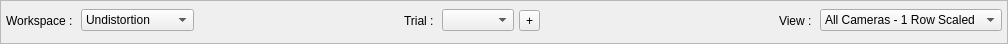
<?xml version="1.0" encoding="UTF-8"?>
<ui version="4.0">
 <class>WorkspaceNavigationFrame</class>
 <widget class="QFrame" name="WorkspaceNavigationFrame">
  <property name="geometry">
   <rect>
    <x>0</x>
    <y>0</y>
    <width>1008</width>
    <height>44</height>
   </rect>
  </property>
  <property name="sizePolicy">
   <sizepolicy hsizetype="Preferred" vsizetype="Maximum">
    <horstretch>0</horstretch>
    <verstretch>0</verstretch>
   </sizepolicy>
  </property>
  <property name="windowTitle">
   <string>Frame</string>
  </property>
  <property name="frameShape">
   <enum>QFrame::StyledPanel</enum>
  </property>
  <property name="frameShadow">
   <enum>QFrame::Raised</enum>
  </property>
  <layout class="QGridLayout" name="gridLayout">
   <property name="leftMargin">
    <number>5</number>
   </property>
   <property name="topMargin">
    <number>0</number>
   </property>
   <property name="rightMargin">
    <number>5</number>
   </property>
   <property name="bottomMargin">
    <number>2</number>
   </property>
   <property name="horizontalSpacing">
    <number>5</number>
   </property>
   <property name="verticalSpacing">
    <number>0</number>
   </property>
   <item row="0" column="11">
    <widget class="QLabel" name="label_2">
     <property name="sizePolicy">
      <sizepolicy hsizetype="Maximum" vsizetype="Preferred">
       <horstretch>0</horstretch>
       <verstretch>0</verstretch>
      </sizepolicy>
     </property>
     <property name="text">
      <string>View : </string>
     </property>
    </widget>
   </item>
   <item row="0" column="0">
    <widget class="QLabel" name="label">
     <property name="sizePolicy">
      <sizepolicy hsizetype="Maximum" vsizetype="Preferred">
       <horstretch>0</horstretch>
       <verstretch>0</verstretch>
      </sizepolicy>
     </property>
     <property name="text">
      <string>Workspace : </string>
     </property>
    </widget>
   </item>
   <item row="0" column="12">
    <widget class="QComboBox" name="comboBoxViewspace">
     <property name="sizePolicy">
      <sizepolicy hsizetype="Maximum" vsizetype="Fixed">
       <horstretch>0</horstretch>
       <verstretch>0</verstretch>
      </sizepolicy>
     </property>
     <property name="currentIndex">
      <number>1</number>
     </property>
     <property name="modelColumn">
      <number>0</number>
     </property>
     <item>
      <property name="text">
       <string>All Cameras - Full Height</string>
      </property>
     </item>
     <item>
      <property name="text">
       <string>All Cameras - 1 Row Scaled</string>
      </property>
     </item>
     <item>
      <property name="text">
       <string>All Cameras - 2 Row Scaled</string>
      </property>
     </item>
     <item>
      <property name="text">
       <string>All Cameras - 3 Row Scaled</string>
      </property>
     </item>
    </widget>
   </item>
   <item row="0" column="10">
    <spacer name="horizontalSpacer">
     <property name="orientation">
      <enum>Qt::Horizontal</enum>
     </property>
     <property name="sizeHint" stdset="0">
      <size>
       <width>0</width>
       <height>20</height>
      </size>
     </property>
    </spacer>
   </item>
   <item row="0" column="1">
    <widget class="QComboBox" name="comboBoxWorkspace">
     <property name="sizePolicy">
      <sizepolicy hsizetype="Maximum" vsizetype="Fixed">
       <horstretch>0</horstretch>
       <verstretch>0</verstretch>
      </sizepolicy>
     </property>
     <property name="currentIndex">
      <number>0</number>
     </property>
     <item>
      <property name="text">
       <string>Undistortion</string>
      </property>
     </item>
     <item>
      <property name="text">
       <string>Calibration</string>
      </property>
     </item>
     <item>
      <property name="text">
       <string>Marker tracking</string>
      </property>
     </item>
    </widget>
   </item>
   <item row="0" column="3">
    <widget class="QLabel" name="label_Trial">
     <property name="sizePolicy">
      <sizepolicy hsizetype="Maximum" vsizetype="Preferred">
       <horstretch>0</horstretch>
       <verstretch>0</verstretch>
      </sizepolicy>
     </property>
     <property name="text">
      <string>Trial : </string>
     </property>
    </widget>
   </item>
   <item row="0" column="4">
    <widget class="QComboBox" name="comboBoxTrial">
     <property name="sizePolicy">
      <sizepolicy hsizetype="Maximum" vsizetype="Fixed">
       <horstretch>0</horstretch>
       <verstretch>0</verstretch>
      </sizepolicy>
     </property>
     <property name="sizeAdjustPolicy">
      <enum>QComboBox::AdjustToContents</enum>
     </property>
    </widget>
   </item>
   <item row="0" column="2">
    <spacer name="horizontalSpacer_2">
     <property name="orientation">
      <enum>Qt::Horizontal</enum>
     </property>
     <property name="sizeHint" stdset="0">
      <size>
       <width>0</width>
       <height>20</height>
      </size>
     </property>
    </spacer>
   </item>
   <item row="0" column="8">
    <widget class="QToolButton" name="toolButtonTrialSettings">
     <property name="text">
      <string/>
     </property>
     <property name="icon">
      <iconset resource="../calibrationtool_resources.qrc">
       <normaloff>:/images/resource-files/icons/settings.png</normaloff>:/images/resource-files/icons/settings.png</iconset>
     </property>
     <property name="popupMode">
      <enum>QToolButton::DelayedPopup</enum>
     </property>
     <property name="autoRaise">
      <bool>true</bool>
     </property>
    </widget>
   </item>
   <item row="0" column="7">
    <widget class="QToolButton" name="toolButtonAddTrial">
     <property name="text">
      <string>+</string>
     </property>
    </widget>
   </item>
  </layout>
 </widget>
 <resources>
  <include location="../calibrationtool_resources.qrc"/>
 </resources>
 <connections/>
</ui>
